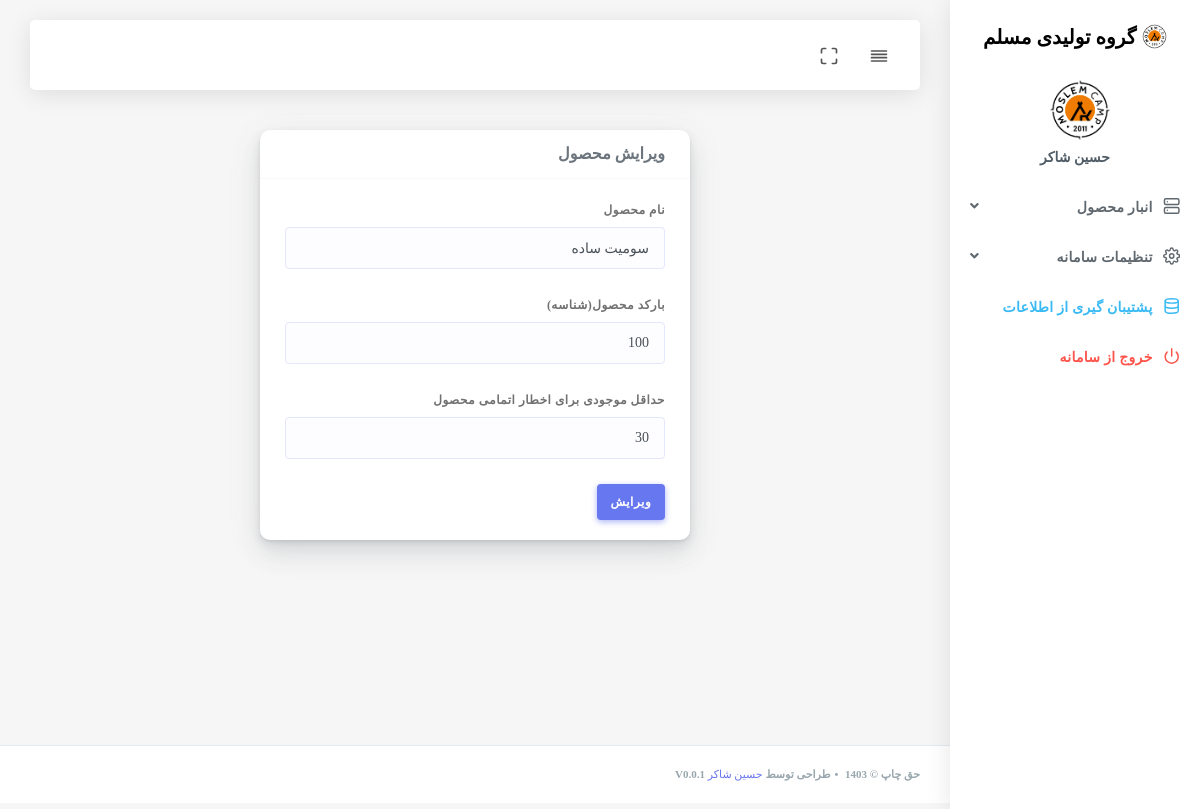
/inc/addons/products/edit-product.php?id=1 (signed in), run on the app's committed database.
### tables this page shows
CREATE TABLE `options` (
  `id` int(11) NOT NULL AUTO_INCREMENT,
  `sitename` text NOT NULL,
  `logo` text NOT NULL,
  PRIMARY KEY (`id`)
);

CREATE TABLE `products` (
  `id` int(11) NOT NULL AUTO_INCREMENT,
  `product_name` text NOT NULL,
  `productqr` int(11) NOT NULL,
  `minStock` int(11) NOT NULL,
  `stock` int(11) NOT NULL,
  PRIMARY KEY (`id`)
);

### inc/functions.php (called while the page is built)
<?php
function getColumnValue($connection, $columnName,$tablename) {
    $sql = "SELECT $columnName FROM $tablename";
    $result = mysqli_query($connection, $sql);
    $row = mysqli_fetch_assoc($result);
    return $row[$columnName];
}

### inc/addons/products/edit-product.php (the view, shortened to what this page needs)
<?php
require_once '../../../header.php';
if (isset($_GET['id'])) {
    $product_id = $_GET['id'];
} else {
    header("Location: product_list.php");
    exit();
}
$select_query = "SELECT * FROM products WHERE id = ?";
$select_stmt = $connection->prepare($select_query);
$select_stmt->bind_param("i", $product_id);
$select_stmt->execute();
$result = $select_stmt->get_result();
if ($result->num_rows > 0) {
    $row = $result->fetch_assoc();
    $product_name = $row['product_name'];
    $productqr = $row['productqr'];
    $minStock = $row['minStock'];
} else {
    header("Location: product_list.php");
    exit();
}
?>
<div class="main-content">
    <div class="row">
        <div class="col-12 col-md-3 col-lg-3"></div>
        <div class="col-12 col-md-6 col-lg-6">
            <form method="post">
                <div class="card">
                    <div class="card-header">
                        <h4>ویرایش محصول</h4>
                    </div>
                    <div class="card-body">
                        <div class="form-group">
                            <label>نام محصول</label>
                            <input type="text" class="form-control" name="product_name" value="<?php echo isset($product_name) ? $product_name : ''; ?>" required>
                        </div>
                        <div class="form-group">
                            <label>بارکد محصول(شناسه)</label>
                            <input type="number" class="form-control" name="productqr" value="<?php echo isset($productqr) ? $productqr : ''; ?>">
                        </div>
                        <div class="form-group">
                            <label>حداقل موجودی برای اخطار اتمامی محصول</label>
                            <input type="number" class="form-control" name="minStock" value="<?php echo isset($minStock) ? $minStock : ''; ?>" required>
                        </div>
                        <button class="btn btn-primary" name="update">ویرایش</button>
                    </div>
                </div>
            </form>
        </div>
        <div class="col-12 col-md-3 col-lg-3"></div>
    </div>
</div>
<?php require_once '../../../footer.php'; ?>

### menu.php (shortened to what this page needs)
<div class="main-sidebar sidebar-style-2">
    <aside id="sidebar-wrapper">
        <div class="sidebar-brand">
            <a href="<?php echo $base_url; ?>/index.php"> <img alt="تصویر" src="<?php echo $base_url; ?>/assets/img/logo-m.png" class="header-logo"> <span class="logo-name">
                <?php
$columnName = "sitename";
$tablename="options";
$value = getColumnValue($connection, $columnName,$tablename);
echo "$value";
                ?>
            </span>
            </a>
        </div>
        <div class="sidebar-user">
            <div class="sidebar-user-picture">
                <img alt="تصویر" src="<?php echo $base_url; ?>/assets/img/logo-m.png">
            </div>
            <div class="sidebar-user-details">
                <div class="user-name"><?php echo $_SESSION["username"];?></div>
                    <?php
    $accessArray = explode(',', $_SESSION["access"]);
    ?>
            </div>
        </div>
        <ul class="sidebar-menu">
            <?php  if (in_array(6, $accessArray) || in_array(7, $accessArray) || in_array(8, $accessArray) || in_array(9, $accessArray) || in_array(10, $accessArray)) {?>
            <li class="dropdown ">
                <a href="#" class="nav-link has-dropdown"><i data-feather="server"></i><span>انبار محصول</span></a>
                <?php  } ?>
                    <?php  if (in_array(6, $accessArray) || in_array(7, $accessArray) || in_array(8, $accessArray) || in_array(9, $accessArray) || in_array(10, $accessArray)) {?>
            </li>
            <?php  } ?>
            <?php  if (in_array(20, $accessArray) || in_array(21, $accessArray) || in_array(22, $accessArray)|| in_array(25, $accessArray)|| in_array(26, $accessArray) ) {?>
            <li class="dropdown ">
                <a href="#" class="nav-link has-dropdown"><i data-feather="settings"></i><span>تنظیمات سامانه</span></a>
                <?php  } ?>
                <?php  if (in_array(20, $accessArray) || in_array(21, $accessArray) || in_array(22, $accessArray)|| in_array(25, $accessArray)|| in_array(26, $accessArray) ) {?>
            </li>
            <?php  } ?>
            <?php if (in_array(24, $accessArray)) {?>
            <li><a class="nav-link text-info" href="<?php echo $base_url; ?>/backup.php"><i data-feather="database"></i><span>پشتیبان گیری از اطلاعات</span></a></li>
            <?php  } ?>
            <li><a class="nav-link text-danger" href="<?php echo $base_url; ?>/exit.php"><i data-feather="power"></i><span class="text-danger">خروج از سامانه</span></a></li>
        </ul>
    </aside>
</div>

### data on the page
options: sitename "گروه تولیدی مسلم"
products: product_name "سومیت ساده", productqr "100", minStock "30"

### other printed values
$_SESSION["username"] "حسین شاکر"
